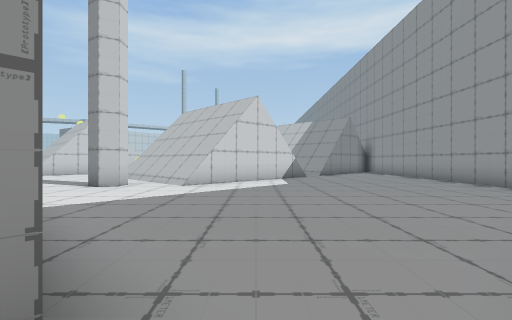
View 1 (above)

24 first-person views from a walk through a scene from a Unity 3-D project. The camera is 0.72 m above the floor, looks level and sees 85° across. The floor is counted in squares, 1 m on a side. Each view is taken from the middle of a square. On the plan, view 1 faces up. The plan holds only what a view shows up to about 10 squares ahead; the rest is blank. The place goes on beyond the plan.

View 2
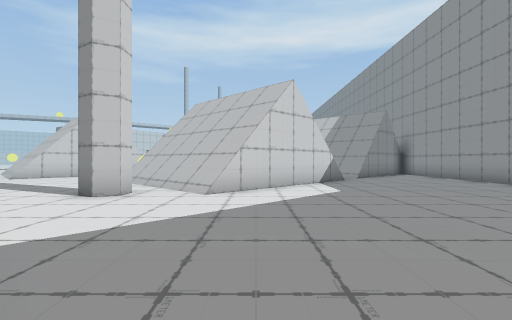

View 3
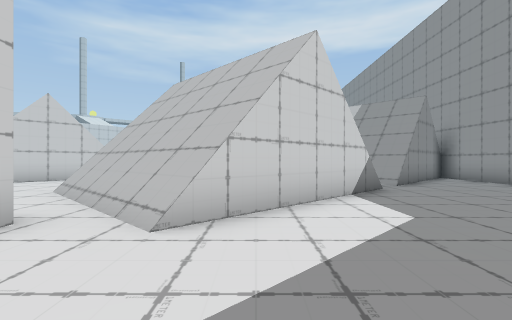

View 4
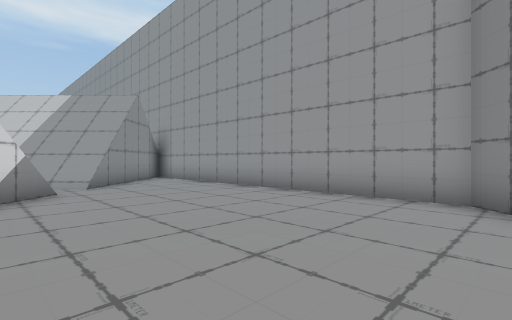

View 5
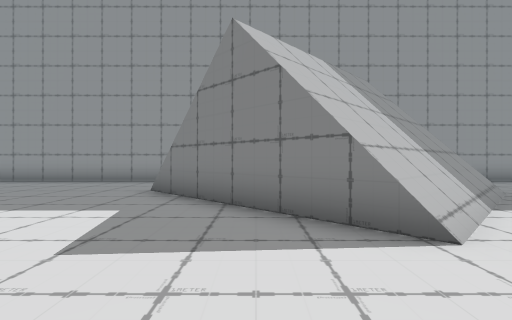

View 6
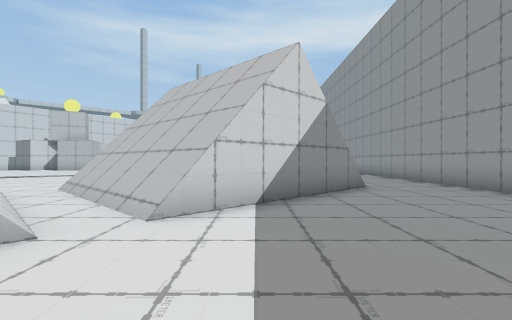

View 7
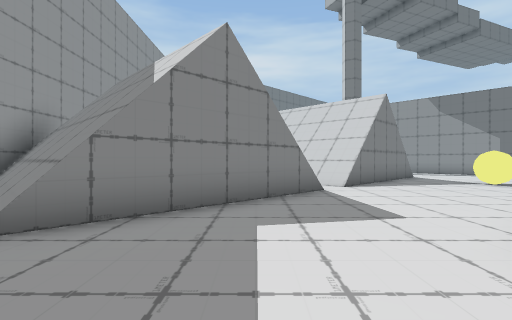

View 8
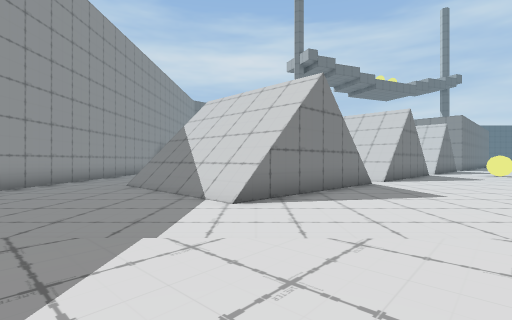

View 9
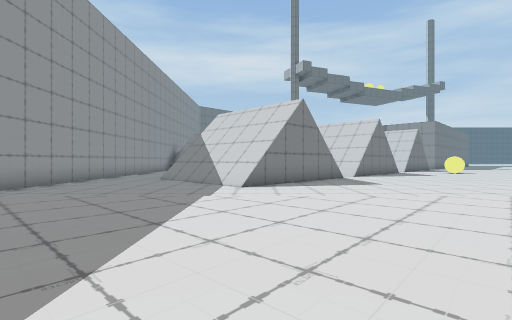

View 10
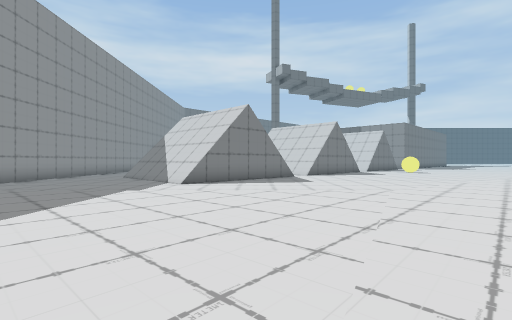

View 11
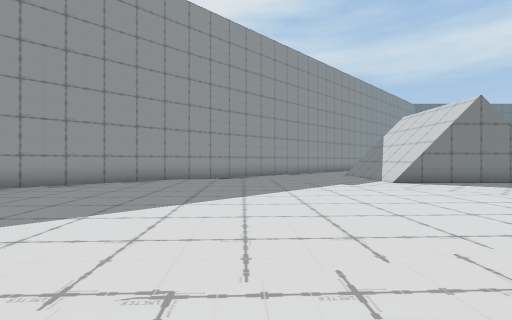

View 12
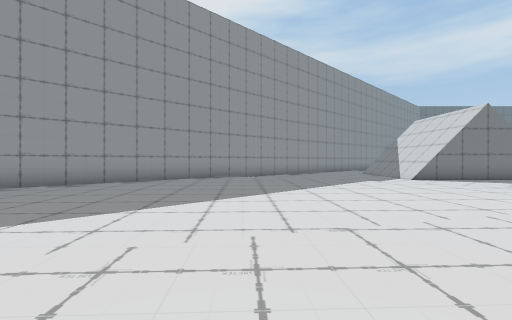

View 13
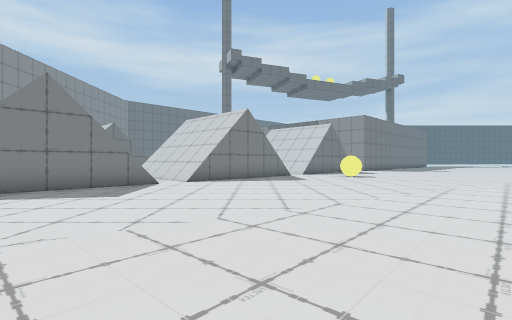

View 14
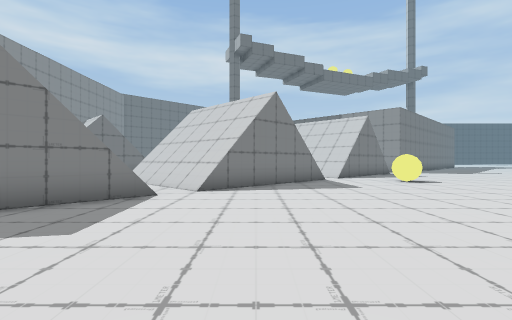

View 15
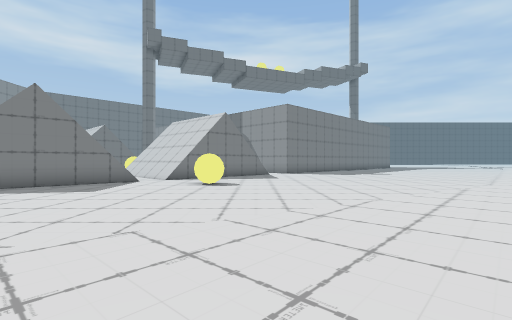

View 16
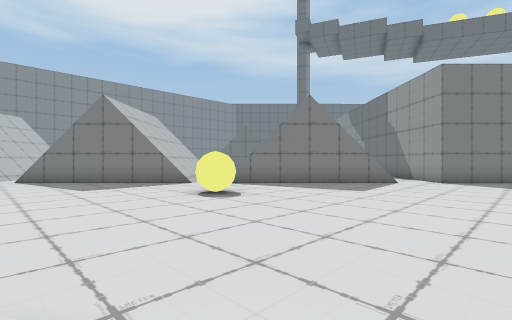

View 17
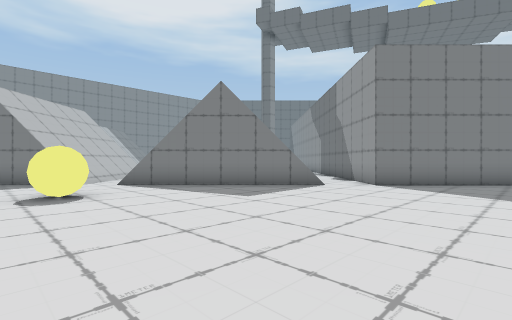

View 18
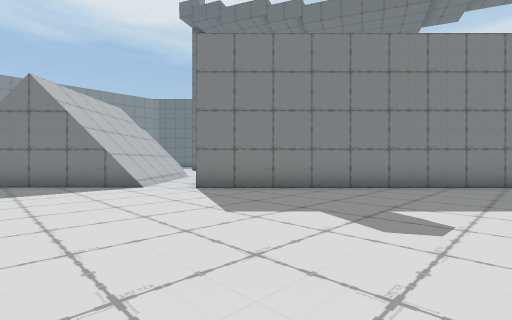

View 19
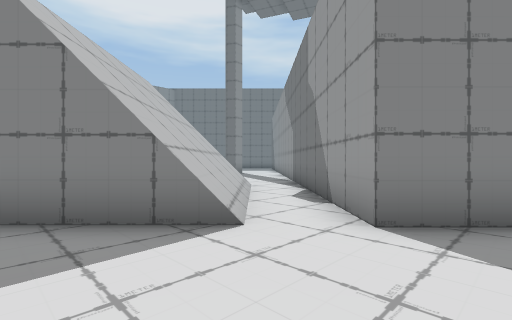

View 20
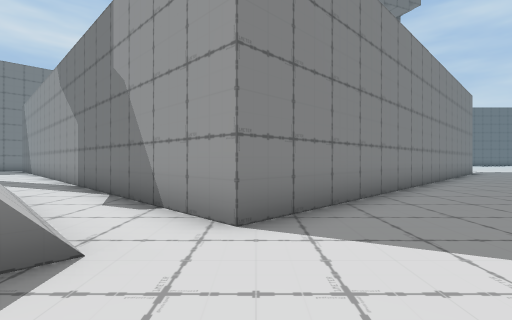

View 21
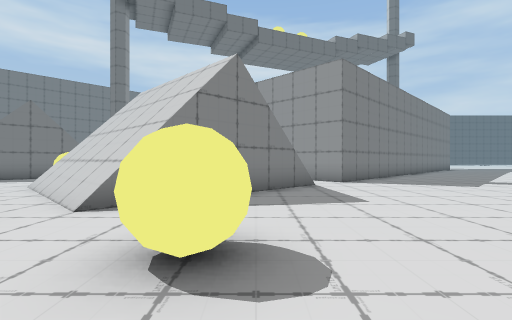

View 22
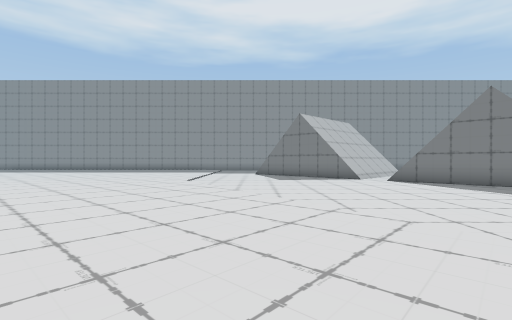

View 23
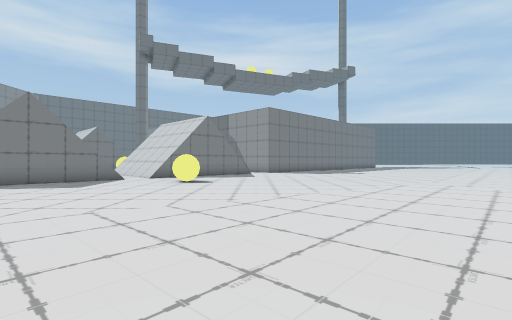

View 24
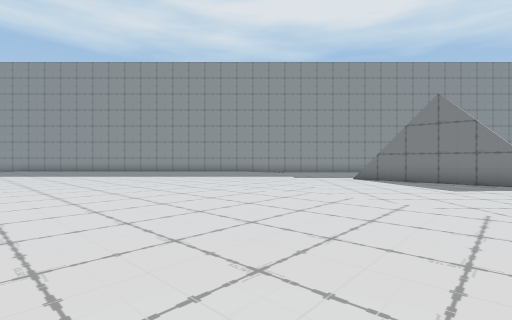

### Floor plan
Key: @ floor where view 1 was taken; # wall or solid block; . main floor; : floor 0.05 m higher than the main floor; / step, stairs or slope; = window, fence, low wall or low ledge.
Columns run from 21 left of view 1 to 7 right of it. Each row starts with its distance up from view 1.
 42                   ::::::::::#
 41                   ::::::::::#
 40                 ::::::::::::#
 39                :::::::::::::#
 38               ::::::::::::::#
 37              :::::::::::::::#
 36             ::::::::::::::::#
 35            :::::::::::::::::#
 34           :::::::::::::::::
 33          :::::::::::::::::.
 32        :::::::::............
 31       ::::::::..............#
 30      ::::::::........#......#
 29     :::::::.........#//.....#
 28    ::::::..........#////....#
 27   ::::::..........#//////...#
 26  :::::...........=////////..#
 25  ::::...........#.//////....#
 24 :::............#//.////.....#
 23 ::............#////.//......#
 22 :.........#..#//////........#
 21 ............=///    /.......#
 20    ........#///    .....#/
 19 ..........#////   .....#///
 18 .........#////// .....#/////
 17 ........#///////.....#//////#
 16 ........///////......////// #
 15 ........//////.#...#/.////=##
 14 .....###.////.....#// .//==.#
 13 ....## ##.//.....#///  .==..#
 12 ...##   ##...... ///   /....#
 11 ..##     ##.....///// /.....#
 10 .##       ##.....////=......#
  9 ##         ##.....//==......#
  8 #           ##...#.==.......#
  7                .............#
  6                 ............#
  5                  ..........##
  4                   ........
  3                    ......
  2                     ....
  1                     #..
  0                      @

Positions as (right, up) in squares from view 1, and headings:
1: (0, 0), facing up
2: (-1, 2), facing up
3: (-1, 5), facing up
4: (1, 5), facing up-right
5: (-3, 18), facing right
6: (1, 19), facing up
7: (1, 23), facing down
8: (0, 35), facing down
9: (0, 38), facing down
10: (-2, 39), facing down
11: (-3, 40), facing down-right
12: (-3, 42), facing down-right
13: (-7, 35), facing down
14: (-6, 32), facing down
15: (-13, 31), facing down
16: (-17, 26), facing down-right
17: (-18, 23), facing down-right
18: (-21, 19), facing down-right
19: (-16, 18), facing down-right
20: (-15, 18), facing down
21: (-12, 24), facing down
22: (-15, 30), facing right
23: (-14, 32), facing down
24: (-11, 34), facing right
